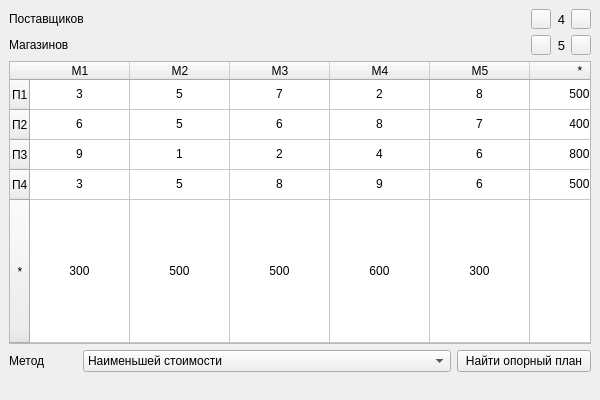
<?xml version="1.0" encoding="UTF-8"?>
<ui version="4.0">
 <class>TransportProblemGivenWindow</class>
 <widget class="QMainWindow" name="TransportProblemGivenWindow">
  <property name="geometry">
   <rect>
    <x>0</x>
    <y>0</y>
    <width>600</width>
    <height>400</height>
   </rect>
  </property>
  <property name="minimumSize">
   <size>
    <width>600</width>
    <height>400</height>
   </size>
  </property>
  <property name="maximumSize">
   <size>
    <width>600</width>
    <height>400</height>
   </size>
  </property>
  <property name="windowTitle">
   <string>Транспортная задача</string>
  </property>
  <widget class="QWidget" name="w_main">
   <layout class="QGridLayout" name="gl_main">
    <item row="2" column="7">
     <widget class="QPushButton" name="pb_demand_add">
      <property name="sizePolicy">
       <sizepolicy hsizetype="Fixed" vsizetype="Fixed">
        <horstretch>0</horstretch>
        <verstretch>0</verstretch>
       </sizepolicy>
      </property>
      <property name="maximumSize">
       <size>
        <width>20</width>
        <height>20</height>
       </size>
      </property>
      <property name="text">
       <string/>
      </property>
      <property name="icon">
       <iconset resource="../resources/resources.qrc">
        <normaloff>:/icons/icons/plus.ico</normaloff>:/icons/icons/plus.ico</iconset>
      </property>
      <property name="iconSize">
       <size>
        <width>10</width>
        <height>10</height>
       </size>
      </property>
     </widget>
    </item>
    <item row="2" column="9">
     <widget class="QPushButton" name="pb_demand_remove">
      <property name="sizePolicy">
       <sizepolicy hsizetype="Fixed" vsizetype="Fixed">
        <horstretch>0</horstretch>
        <verstretch>0</verstretch>
       </sizepolicy>
      </property>
      <property name="maximumSize">
       <size>
        <width>20</width>
        <height>20</height>
       </size>
      </property>
      <property name="text">
       <string/>
      </property>
      <property name="icon">
       <iconset resource="../resources/resources.qrc">
        <normaloff>:/icons/icons/minus.ico</normaloff>:/icons/icons/minus.ico</iconset>
      </property>
      <property name="iconSize">
       <size>
        <width>10</width>
        <height>10</height>
       </size>
      </property>
     </widget>
    </item>
    <item row="7" column="1" colspan="5">
     <widget class="QComboBox" name="cb_solvers">
      <item>
       <property name="text">
        <string>Наименьшей стоимости</string>
       </property>
      </item>
      <item>
       <property name="text">
        <string>Северо-западного угла</string>
       </property>
      </item>
      <item>
       <property name="text">
        <string>Аппроксимация Фогеля</string>
       </property>
      </item>
     </widget>
    </item>
    <item row="7" column="0">
     <widget class="QLabel" name="l_solvers">
      <property name="text">
       <string>Метод</string>
      </property>
     </widget>
    </item>
    <item row="5" column="0" colspan="10">
     <widget class="QTableWidget" name="tw_given">
      <property name="verticalScrollBarPolicy">
       <enum>Qt::ScrollBarPolicy::ScrollBarAlwaysOff</enum>
      </property>
      <property name="horizontalScrollBarPolicy">
       <enum>Qt::ScrollBarPolicy::ScrollBarAlwaysOff</enum>
      </property>
      <property name="sizeAdjustPolicy">
       <enum>QAbstractScrollArea::SizeAdjustPolicy::AdjustToContents</enum>
      </property>
      <property name="autoScroll">
       <bool>false</bool>
      </property>
      <property name="selectionMode">
       <enum>QAbstractItemView::SelectionMode::SingleSelection</enum>
      </property>
      <attribute name="horizontalHeaderStretchLastSection">
       <bool>true</bool>
      </attribute>
      <attribute name="verticalHeaderStretchLastSection">
       <bool>true</bool>
      </attribute>
      <row>
       <property name="text">
        <string>П1</string>
       </property>
      </row>
      <row>
       <property name="text">
        <string>П2</string>
       </property>
      </row>
      <row>
       <property name="text">
        <string>П3</string>
       </property>
      </row>
      <row>
       <property name="text">
        <string>П4</string>
       </property>
      </row>
      <row>
       <property name="text">
        <string>*</string>
       </property>
       <property name="textAlignment">
        <set>AlignCenter</set>
       </property>
      </row>
      <column>
       <property name="text">
        <string>M1</string>
       </property>
      </column>
      <column>
       <property name="text">
        <string>M2</string>
       </property>
      </column>
      <column>
       <property name="text">
        <string>М3</string>
       </property>
      </column>
      <column>
       <property name="text">
        <string>М4</string>
       </property>
      </column>
      <column>
       <property name="text">
        <string>M5</string>
       </property>
      </column>
      <column>
       <property name="text">
        <string>*</string>
       </property>
      </column>
      <item row="0" column="0">
       <property name="text">
        <string>3</string>
       </property>
       <property name="textAlignment">
        <set>AlignCenter</set>
       </property>
      </item>
      <item row="0" column="1">
       <property name="text">
        <string>5</string>
       </property>
       <property name="textAlignment">
        <set>AlignCenter</set>
       </property>
      </item>
      <item row="0" column="2">
       <property name="text">
        <string>7</string>
       </property>
       <property name="textAlignment">
        <set>AlignCenter</set>
       </property>
      </item>
      <item row="0" column="3">
       <property name="text">
        <string>2</string>
       </property>
       <property name="textAlignment">
        <set>AlignCenter</set>
       </property>
      </item>
      <item row="0" column="4">
       <property name="text">
        <string>8</string>
       </property>
       <property name="textAlignment">
        <set>AlignCenter</set>
       </property>
      </item>
      <item row="0" column="5">
       <property name="text">
        <string>500</string>
       </property>
       <property name="textAlignment">
        <set>AlignCenter</set>
       </property>
      </item>
      <item row="1" column="0">
       <property name="text">
        <string>6</string>
       </property>
       <property name="textAlignment">
        <set>AlignCenter</set>
       </property>
      </item>
      <item row="1" column="1">
       <property name="text">
        <string>5</string>
       </property>
       <property name="textAlignment">
        <set>AlignCenter</set>
       </property>
      </item>
      <item row="1" column="2">
       <property name="text">
        <string>6</string>
       </property>
       <property name="textAlignment">
        <set>AlignCenter</set>
       </property>
      </item>
      <item row="1" column="3">
       <property name="text">
        <string>8</string>
       </property>
       <property name="textAlignment">
        <set>AlignCenter</set>
       </property>
      </item>
      <item row="1" column="4">
       <property name="text">
        <string>7</string>
       </property>
       <property name="textAlignment">
        <set>AlignCenter</set>
       </property>
      </item>
      <item row="1" column="5">
       <property name="text">
        <string>400</string>
       </property>
       <property name="textAlignment">
        <set>AlignCenter</set>
       </property>
      </item>
      <item row="2" column="0">
       <property name="text">
        <string>9</string>
       </property>
       <property name="textAlignment">
        <set>AlignCenter</set>
       </property>
      </item>
      <item row="2" column="1">
       <property name="text">
        <string>1</string>
       </property>
       <property name="textAlignment">
        <set>AlignCenter</set>
       </property>
      </item>
      <item row="2" column="2">
       <property name="text">
        <string>2</string>
       </property>
       <property name="textAlignment">
        <set>AlignCenter</set>
       </property>
      </item>
      <item row="2" column="3">
       <property name="text">
        <string>4</string>
       </property>
       <property name="textAlignment">
        <set>AlignCenter</set>
       </property>
      </item>
      <item row="2" column="4">
       <property name="text">
        <string>6</string>
       </property>
       <property name="textAlignment">
        <set>AlignCenter</set>
       </property>
      </item>
      <item row="2" column="5">
       <property name="text">
        <string>800</string>
       </property>
       <property name="textAlignment">
        <set>AlignCenter</set>
       </property>
      </item>
      <item row="3" column="0">
       <property name="text">
        <string>3</string>
       </property>
       <property name="textAlignment">
        <set>AlignCenter</set>
       </property>
      </item>
      <item row="3" column="1">
       <property name="text">
        <string>5</string>
       </property>
       <property name="textAlignment">
        <set>AlignCenter</set>
       </property>
      </item>
      <item row="3" column="2">
       <property name="text">
        <string>8</string>
       </property>
       <property name="textAlignment">
        <set>AlignCenter</set>
       </property>
      </item>
      <item row="3" column="3">
       <property name="text">
        <string>9</string>
       </property>
       <property name="textAlignment">
        <set>AlignCenter</set>
       </property>
      </item>
      <item row="3" column="4">
       <property name="text">
        <string>6</string>
       </property>
       <property name="textAlignment">
        <set>AlignCenter</set>
       </property>
      </item>
      <item row="3" column="5">
       <property name="text">
        <string>500</string>
       </property>
       <property name="textAlignment">
        <set>AlignCenter</set>
       </property>
      </item>
      <item row="4" column="0">
       <property name="text">
        <string>300</string>
       </property>
       <property name="textAlignment">
        <set>AlignCenter</set>
       </property>
      </item>
      <item row="4" column="1">
       <property name="text">
        <string>500</string>
       </property>
       <property name="textAlignment">
        <set>AlignCenter</set>
       </property>
      </item>
      <item row="4" column="2">
       <property name="text">
        <string>500</string>
       </property>
       <property name="textAlignment">
        <set>AlignCenter</set>
       </property>
      </item>
      <item row="4" column="3">
       <property name="text">
        <string>600</string>
       </property>
       <property name="textAlignment">
        <set>AlignCenter</set>
       </property>
      </item>
      <item row="4" column="4">
       <property name="text">
        <string>300</string>
       </property>
       <property name="textAlignment">
        <set>AlignCenter</set>
       </property>
      </item>
      <item row="4" column="5">
       <property name="text">
        <string/>
       </property>
       <property name="textAlignment">
        <set>AlignCenter</set>
       </property>
       <property name="flags">
        <set>NoItemFlags</set>
       </property>
      </item>
     </widget>
    </item>
    <item row="7" column="6" colspan="4">
     <widget class="QPushButton" name="pb_solve">
      <property name="text">
       <string>Найти опорный план</string>
      </property>
     </widget>
    </item>
    <item row="1" column="0" colspan="4">
     <widget class="QLabel" name="l_supply">
      <property name="text">
       <string>Поставщиков</string>
      </property>
     </widget>
    </item>
    <item row="1" column="8">
     <widget class="QLabel" name="l_supply_count">
      <property name="sizePolicy">
       <sizepolicy hsizetype="Fixed" vsizetype="Preferred">
        <horstretch>0</horstretch>
        <verstretch>0</verstretch>
       </sizepolicy>
      </property>
      <property name="font">
       <font>
        <pointsize>10</pointsize>
       </font>
      </property>
      <property name="text">
       <string>4</string>
      </property>
      <property name="alignment">
       <set>Qt::AlignmentFlag::AlignRight|Qt::AlignmentFlag::AlignTrailing|Qt::AlignmentFlag::AlignVCenter</set>
      </property>
     </widget>
    </item>
    <item row="2" column="8">
     <widget class="QLabel" name="l_demand_count">
      <property name="sizePolicy">
       <sizepolicy hsizetype="Fixed" vsizetype="Preferred">
        <horstretch>0</horstretch>
        <verstretch>0</verstretch>
       </sizepolicy>
      </property>
      <property name="font">
       <font>
        <pointsize>10</pointsize>
       </font>
      </property>
      <property name="text">
       <string>5</string>
      </property>
      <property name="alignment">
       <set>Qt::AlignmentFlag::AlignRight|Qt::AlignmentFlag::AlignTrailing|Qt::AlignmentFlag::AlignVCenter</set>
      </property>
     </widget>
    </item>
    <item row="2" column="0" colspan="4">
     <widget class="QLabel" name="l_demand">
      <property name="text">
       <string>Магазинов</string>
      </property>
     </widget>
    </item>
    <item row="1" column="9">
     <widget class="QPushButton" name="pb_supply_remove">
      <property name="sizePolicy">
       <sizepolicy hsizetype="Fixed" vsizetype="Fixed">
        <horstretch>0</horstretch>
        <verstretch>0</verstretch>
       </sizepolicy>
      </property>
      <property name="maximumSize">
       <size>
        <width>20</width>
        <height>20</height>
       </size>
      </property>
      <property name="text">
       <string/>
      </property>
      <property name="icon">
       <iconset resource="../resources/resources.qrc">
        <normaloff>:/icons/icons/minus.ico</normaloff>:/icons/icons/minus.ico</iconset>
      </property>
      <property name="iconSize">
       <size>
        <width>10</width>
        <height>10</height>
       </size>
      </property>
     </widget>
    </item>
    <item row="1" column="7">
     <widget class="QPushButton" name="pb_supply_add">
      <property name="sizePolicy">
       <sizepolicy hsizetype="Fixed" vsizetype="Fixed">
        <horstretch>0</horstretch>
        <verstretch>0</verstretch>
       </sizepolicy>
      </property>
      <property name="maximumSize">
       <size>
        <width>20</width>
        <height>20</height>
       </size>
      </property>
      <property name="text">
       <string/>
      </property>
      <property name="icon">
       <iconset resource="../resources/resources.qrc">
        <normaloff>:/icons/icons/plus.ico</normaloff>:/icons/icons/plus.ico</iconset>
      </property>
      <property name="iconSize">
       <size>
        <width>10</width>
        <height>10</height>
       </size>
      </property>
     </widget>
    </item>
   </layout>
  </widget>
  <widget class="QStatusBar" name="sb_main">
   <property name="sizeGripEnabled">
    <bool>false</bool>
   </property>
  </widget>
 </widget>
 <resources>
  <include location="../resources/resources.qrc"/>
 </resources>
 <connections/>
</ui>
